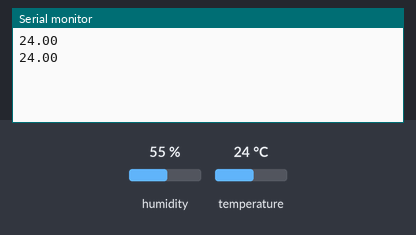
Recording of a sketch running on a simulated Arduino Mega 2560, built with avr-gcc and run on an emulated ATmega2560. On the bench: the last lines printed to the serial monitor. Inputs (shaded band) come from the test bench; at power-on: temperature 24 °C, humidity 55 %.

Above: at 2.8 s.
2.9 s: temperature set to 12 °C
At 5.3 s:
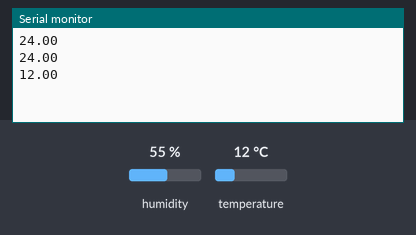
5.6 s: temperature set to 19 °C
At 6.7 s:
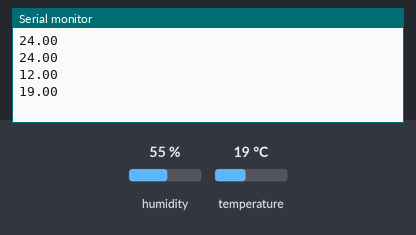
Timing chart, 0 to 8.6 s (numbered marks = the images above; inputs shaded):
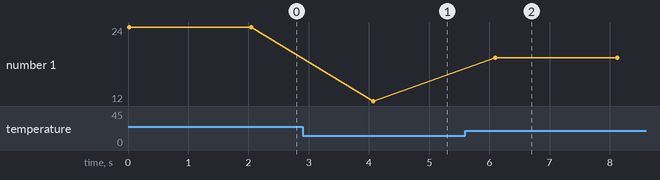

The sketch:

temp.ino
```cpp
#include "DHT.h"
//#include <SoftwareSerial.h>

#define DHTPIN 21      // Digital pin connected to the DHT sensor
#define DHTTYPE DHT11   // DHT 11
#define LEDPIN 11

DHT dht(DHTPIN, DHTTYPE);


// Teensy 5V <--> HC-05 Vcc
// Teensy Ground <--> HC-05 GND
#define rxPin 7 // Teensy pin 7 <--> HC-05 Tx
#define txPin 8 // Teensy pin 8 <--> HC-05 Rx

void setup() {
  // Setup serial for monitor
  Serial.begin(9600);

  // Setup DHT Sensor
  pinMode(DHTPIN, INPUT);
  dht.begin();

  // Setup Serial1 for Bluetooth (Tier 2)
  Serial1.begin(9600); // Default communication rate of the Bluetooth module
}


void loop() {

//DHT Sensor - sending temp data with DHT Sensor
    float t = dht.readTemperature();
    digitalWrite(LEDPIN, HIGH);

    Serial.println(t); //print on Arduino
    Serial1.println(t); //print on Raspberry Pi

    delay(1000);
    digitalWrite(LEDPIN, LOW);
    delay(1000);
}
```

Measured:
- after the input at 2.9 s, the serial monitor: prints a new line after 1.2 s (image 1)
- after the input at 5.6 s, the serial monitor: prints a new line after 0.50 s (image 2)
- plotted number 1: 24 → 12 after the input at 2.9 s, 12 → 19 after the input at 5.6 s
